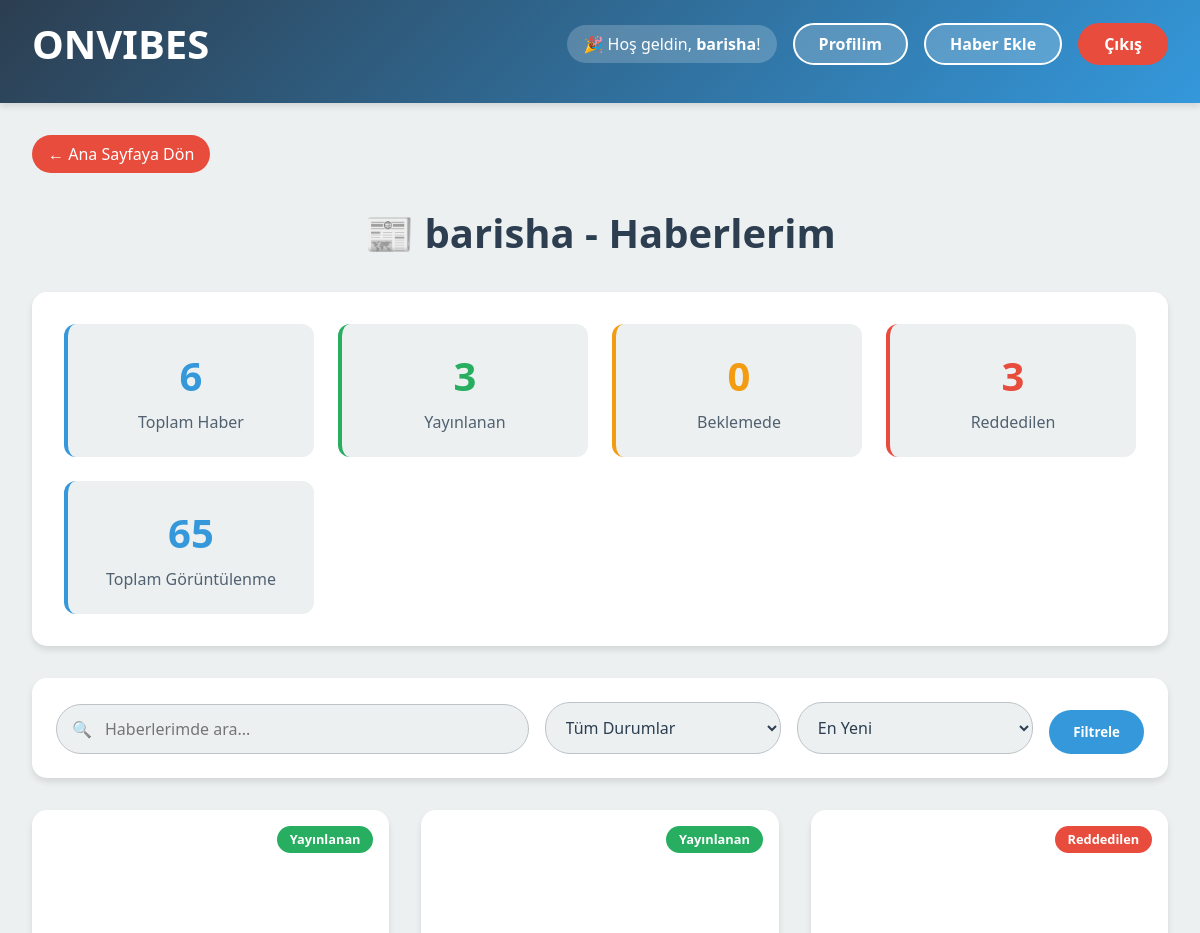
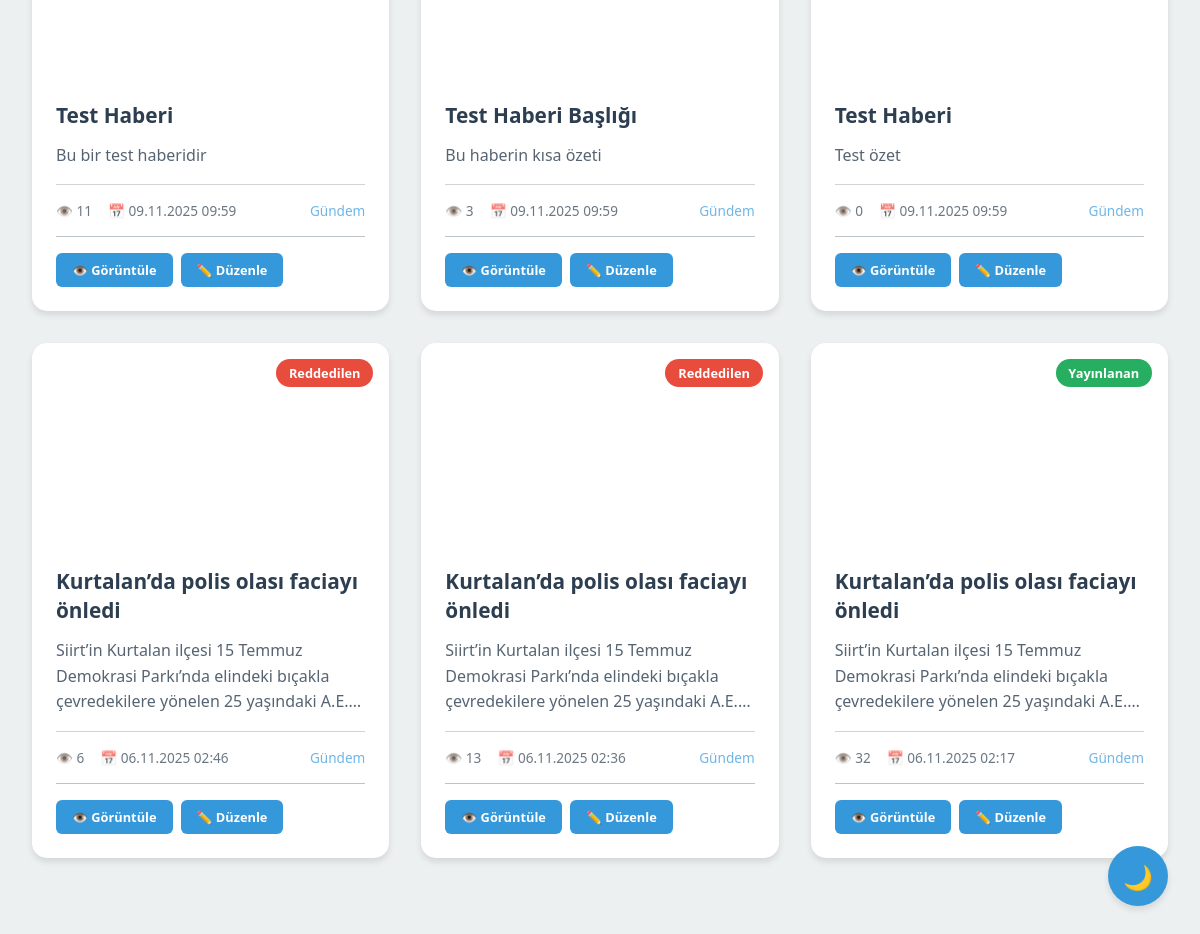
Screenshot of /Veri/haberlerim.php (signed in) with the database file from the repository (2 pictures, top to bottom).
### tables this page shows
CREATE TABLE `news` (
  `id` int(11) NOT NULL,
  `title` varchar(255) NOT NULL,
  `content` text NOT NULL,
  `summary` text,
  `image` varchar(255) DEFAULT NULL,
  `category_id` int(11) DEFAULT NULL,
  `author_id` int(11) DEFAULT NULL,
  `status` enum('pending','approved','rejected') DEFAULT 'pending',
  `view_count` int(11) DEFAULT '0',
  `like_count` int(11) DEFAULT '0',
  `created_at` timestamp NOT NULL DEFAULT CURRENT_TIMESTAMP,
  `updated_at` timestamp NOT NULL DEFAULT '0000-00-00 00:00:00',
  `source` varchar(255) DEFAULT NULL,
  `author_name` varchar(255) DEFAULT NULL,
  `tags` text,
  `image_size` varchar(50) DEFAULT 'medium',
  `text_color` varchar(7) DEFAULT NULL,
  `bg_color` varchar(7) DEFAULT NULL,
  `likes` int(11) DEFAULT '0',
  `views` int(11) DEFAULT '0'
);

CREATE TABLE `categories` (
  `id` int(11) NOT NULL,
  `name` varchar(100) NOT NULL,
  `slug` varchar(100) DEFAULT NULL,
  `description` text,
  `created_at` datetime DEFAULT NULL
);

### Veri/haberlerim.php (the view, shortened to what this page needs)
<?php
$database = new Database();
$db = $database->getConnection();
$user_id = $_SESSION['user_id'];
$username = $_SESSION['username'];
?>
<!DOCTYPE html>
<html lang="tr">
<head>
</head>
<body>
    <header>
        <div class="header-top">
            <a href="../index.php" class="logo">ONVIBES</a>
            <div class="auth-buttons">
                <?php if(isset($_SESSION['loggedin']) && $_SESSION['loggedin'] === true): ?>
                    <div class="user-menu">
                        <div class="user-welcome">
                            🎉 Hoş geldin, <strong><?php echo htmlspecialchars($username); ?></strong>!
                        </div>
                        <a href="../profil.php" class="btn btn-profile">Profilim</a>
                        <a href="haber-ekle.php" class="btn btn-profile">Haber Ekle</a>
                        <a href="../Giris/logout.php" class="btn btn-logout">Çıkış</a>
                    </div>
                <?php else: ?>
                    <a href="../Giris/login.php" class="btn btn-login">Giriş Yap</a>
                    <a href="../Giris/register.php" class="btn btn-register">Kayıt Ol</a>
                <?php endif; ?>
            </div>
        </div>
    </header>
    <div class="news-container">
        <a href="../index.php" class="btn-back">← Ana Sayfaya Dön</a>
        <h1 class="page-title">
            📰 <?php echo htmlspecialchars($username); ?> - Haberlerim
        </h1>
        <div class="stats-section">
            <?php
            if($db) {
                $stats_query = "SELECT
                                COUNT(*) as total_news,
                                SUM(CASE WHEN status = 'approved' THEN 1 ELSE 0 END) as approved_news,
                                SUM(CASE WHEN status = 'pending' THEN 1 ELSE 0 END) as pending_news,
                                SUM(CASE WHEN status = 'rejected' THEN 1 ELSE 0 END) as rejected_news,
                                COALESCE(SUM(views), 0) as total_views
                                FROM news WHERE author_id = ?";
                $stats_stmt = $db->prepare($stats_query);
                $stats_stmt->execute([$user_id]);
                $stats = $stats_stmt->fetch(PDO::FETCH_ASSOC);
            ?>
            <div class="stats-grid">
                <div class="stat-card">
                    <div class="stat-number"><?php echo $stats['total_news']; ?></div>
                    <div class="stat-label">Toplam Haber</div>
                </div>
                <div class="stat-card" style="border-left-color: var(--success-color);">
                    <div class="stat-number" style="color: var(--success-color);"><?php echo $stats['approved_news']; ?></div>
                    <div class="stat-label">Yayınlanan</div>
                </div>
                <div class="stat-card" style="border-left-color: var(--warning-color);">
                    <div class="stat-number" style="color: var(--warning-color);"><?php echo $stats['pending_news']; ?></div>
                    <div class="stat-label">Beklemede</div>
                </div>
                <div class="stat-card" style="border-left-color: var(--accent-color);">
                    <div class="stat-number" style="color: var(--accent-color);"><?php echo $stats['rejected_news']; ?></div>
                    <div class="stat-label">Reddedilen</div>
                </div>
                <div class="stat-card" style="border-left-color: var(--info-color);">
                    <div class="stat-number" style="color: var(--info-color);"><?php echo number_format($stats['total_views']); ?></div>
                    <div class="stat-label">Toplam Görüntülenme</div>
                </div>
            </div>
            <?php } ?>
        </div>
        <div class="filters-section">
            <div class="filters-row">
                <div class="search-box">
                    <span class="search-icon">🔍</span>
                    <input type="text" class="search-input" id="searchInput" placeholder="Haberlerimde ara..." value="<?php echo isset($_GET['ara']) ? htmlspecialchars($_GET['ara']) : ''; ?>">
                </div>
                <select class="filter-select" id="statusFilter">
                    <option value="">Tüm Durumlar</option>
                </select>
                <select class="filter-select" id="sortFilter">
                    <option value="newest" <?php echo (!isset($_GET['sirala']) || $_GET['sirala'] == 'newest') ? 'selected' : ''; ?>>En Yeni</option>
                </select>
                <button class="filter-btn" onclick="applyFilters()">Filtrele</button>
            </div>
        </div>
        <div class="news-grid" id="newsGrid">
            <?php
            if($db) {
                $page = isset($_GET['sayfa']) ? max(1, intval($_GET['sayfa'])) : 1;
                $limit = 12;
                $offset = ($page - 1) * $limit;
                $where_conditions = ["n.author_id = ?"];
                $params = [$user_id];
                $order_by = "n.created_at DESC";
                $where_clause = implode(' AND ', $where_conditions);
                $news_query = "SELECT n.*, c.name as category_name
                              FROM news n
                              LEFT JOIN categories c ON n.category_id = c.id
                              WHERE $where_clause
                              ORDER BY $order_by
                              LIMIT $limit OFFSET $offset";
                $news_stmt = $db->prepare($news_query);
                $news_stmt->execute($params);
                $news_list = $news_stmt->fetchAll(PDO::FETCH_ASSOC);
                if(empty($news_list)) {
                    echo '<div class="empty-state">
                            <div class="icon">📝</div>
                            <h3>Henüz haber bulunamadı</h3>
                            <p>İlk haberinizi yazarak başlayın!</p>
                            <a href="haber-ekle.php" class="btn" style="background: var(--secondary-color); color: white; padding: 1rem 2rem; border-radius: 25px; text-decoration: none; display: inline-block; margin-top: 1rem;">✏️ İlk Haberimi Yaz</a>
                          </div>';
                } else {
                    foreach($news_list as $news):
                        $status_class = '';
                        $status_text = '';
                        switch($news['status']) {
                            case 'approved':
                                $status_class = 'status-approved';
                                $status_text = 'Yayınlanan';
                                break;
                            case 'rejected':
                                $status_class = 'status-rejected';
                                $status_text = 'Reddedilen';
                                break;
                        }
                        $created_date = date('d.m.Y H:i', strtotime($news['created_at']));
            ?>
                        <div class="news-card" onclick="window.location.href='haber-detay.php?id=<?php echo $news['id']; ?>'">
                            <div class="news-image">
                                <div class="news-status <?php echo $status_class; ?>">
                                    <?php echo $status_text; ?>
                                </div>
                            </div>
                            <div class="news-content">
                                <h3 class="news-title"><?php echo htmlspecialchars($news['title']); ?></h3>
                                <p class="news-summary"><?php echo htmlspecialchars($news['summary']); ?></p>
                                <div class="news-meta">
                                    <div class="news-stats">
                                        <span>👁️ <?php echo number_format($news['views']); ?></span>
                                        <span>📅 <?php echo $created_date; ?></span>
                                    </div>
                                    <div class="news-author">
                                        <?php echo htmlspecialchars($news['category_name']); ?>
                                    </div>
                                </div>
                                <div class="action-buttons">
                                    <a href="haber-detay.php?id=<?php echo $news['id']; ?>" class="action-btn btn-view" onclick="event.stopPropagation();">
                                        👁️ Görüntüle
                                    </a>
                                    <?php if($news['status'] == 'approved' || $news['status'] == 'rejected'): ?>
                                        <a href="haber-edit.php?id=<?php echo $news['id']; ?>" class="action-btn btn-edit" onclick="event.stopPropagation();">
                                            ✏️ Düzenle
                                        </a>
                                    <?php endif; ?>
                                </div>
                            </div>
                        </div>
            <?php
                    endforeach;
                }
            } else {
                echo '<div class="empty-state">
                        <div class="icon">⚠️</div>
                        <h3>Veritabanı bağlantı hatası</h3>
                        <p>Haberleriniz yüklenemedi. Lütfen daha sonra tekrar deneyin.</p>
                      </div>';
            }
            ?>
        </div>
    </div>
    <button class="theme-toggle" onclick="toggleTheme()">🌙</button>
</body>
</html>

### rows the page displays
news: status "Yayınlanan", title "Test Haberi", summary "Bu bir test haberidir", views "11", created_at "09.11.2025 09:59", category.name "Gündem"
news: status "Yayınlanan", title "Test Haberi Başlığı", summary "Bu haberin kısa özeti", views "3", created_at "09.11.2025 09:59", category.name "Gündem"
news: status "Reddedilen", title "Test Haberi", summary "Test özet", views "0", created_at "09.11.2025 09:59", category.name "Gündem"
news: status "Reddedilen", title "Kurtalan’da polis olası faciayı önledi", summary "Siirt’in Kurtalan ilçesi 15 Temmuz Demokrasi Parkı’nda elindeki bıçakla çevredekilere yönelen 25 yaşındaki…", views "6", created_at "06.11.2025 02:46", category.name "Gündem"
news: status "Reddedilen", title "Kurtalan’da polis olası faciayı önledi", summary "Siirt’in Kurtalan ilçesi 15 Temmuz Demokrasi Parkı’nda elindeki bıçakla çevredekilere yönelen 25 yaşındaki…", views "13", created_at "06.11.2025 02:36", category.name "Gündem"
news: status "Yayınlanan", title "Kurtalan’da polis olası faciayı önledi", summary "Siirt’in Kurtalan ilçesi 15 Temmuz Demokrasi Parkı’nda elindeki bıçakla çevredekilere yönelen 25 yaşındaki…", views "32", created_at "06.11.2025 02:17", category.name "Gündem"

### other values shown
$username "barisha"
$stats['total_news'] "6"
$stats['approved_news'] "3"
$stats['pending_news'] "0"
$stats['rejected_news'] "3"
$stats['total_views'] "65"
